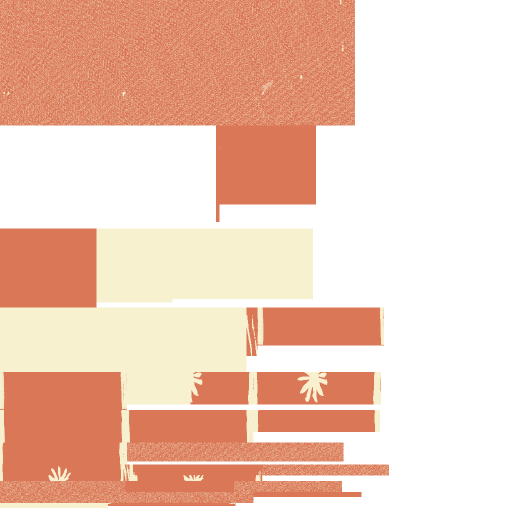
#> input picture cart/editor/data/models/build/CC_BIG_WINDOW/atlases/base.png, 1024 x 1024 px (shown at 1/2 size)
$ python img-to-pixels.py ../cart/editor/data/models/build/CC_BIG_WINDOW/atlases/base.png ../cart/editor/data/models/build/CC_BIG_WINDOW/atlases/base.png
#> lines starting #> are read from the running program, lines starting #| are printed output that depends on the picture
#!/usr/bin/env python3
# img-to-pixels.py — turn any image into JSON pixel matrices for use as a
# custom in-game icon.
#
# Usage:
#   scripts/img-to-pixels.py <input-image> <out-stem> [--sizes 64,128,512]
#
# Produces, next to <out-stem>:
#   <out-stem>.64.json
#   <out-stem>.128.json
#   <out-stem>.512.json
#
# Each file is { "size": N, "palette": ["#RRGGBB", ...], "rows": [...] }.
# Each row is a list of left-to-right runs. A bare int/null is a single
# cell (with that palette index, or transparent); a [count, value] pair is
# a run of `count` cells. Sum of counts per row equals `size`. Long flat
# regions and null blocks collapse aggressively; singleton-heavy photos
# pay only a bare-int-per-cell cost.

import json
import os
import sys
from PIL import Image

ALPHA_CUTOFF = 16  # below this alpha, store null (transparent)

def to_hex(r, g, b):
    return f"#{r:02X}{g:02X}{b:02X}"

def quantize(img: Image.Image, size: int, colors: int = 64):
    # LANCZOS for crisp downscale; convert to RGBA so we keep transparency.
    # Then snap to a fixed-size adaptive palette via PIL's median-cut. Without
    # this step every Lanczos-blurred pixel is a unique near-duplicate color
    # (#68984C vs #68984B), which kills RLE coalescing — the palette would
    # have thousands of entries and adjacent cells would almost never share an
    # index. Quantizing to ~64 colors collapses near-duplicates and lets runs
    # form. Dither=NONE because dithering scatters noise back into flat
    # regions, which also kills RLE; we'd rather have visible banding.
    rgba = img.convert("RGBA").resize((size, size), Image.LANCZOS)
    # Keep alpha aside so quantize() only acts on RGB.
    alpha = rgba.split()[-1]
    rgb = rgba.convert("RGB")
    quantized = rgb.quantize(colors=colors, method=Image.MEDIANCUT, dither=Image.Dither.NONE)
    pal_flat = quantized.getpalette()[: colors * 3]
    palette: list[str] = [
        to_hex(pal_flat[i], pal_flat[i + 1], pal_flat[i + 2])
        for i in range(0, len(pal_flat), 3)
    ]
    idx_px = quantized.load()
    alpha_px = alpha.load()
    pixels: list = []
    for y in range(size):
        for x in range(size):
            if alpha_px[x, y] < ALPHA_CUTOFF:
                pixels.append(None)
            else:
                pixels.append(idx_px[x, y])
    return palette, pixels

def encode_rows(pixels, size):
    """Convert a flat row-major pixels array into row-of-runs encoding.
    Each row entry is either a bare value (single cell) or [count, value]
    (run of N adjacent cells with the same value)."""
    rows = []
    for y in range(size):
        row = []
        x = 0
        while x < size:
            v = pixels[y * size + x]
            run = 1
            while x + run < size and pixels[y * size + x + run] == v:
                run += 1
            row.append(v if run == 1 else [run, v])
            x += run
        rows.append(row)
    return rows

def main():
    if len(sys.argv) < 3:
        print("usage: img-to-pixels.py <input-image> <out-stem> [--sizes 64,128,512]", file=sys.stderr)
        sys.exit(2)

    src = sys.argv[1]
    stem = sys.argv[2]
    sizes = [64, 128, 512]
    for arg in sys.argv[3:]:
        if arg.startswith("--sizes="):
            sizes = [int(x) for x in arg.split("=", 1)[1].split(",")]
        elif arg == "--sizes" and len(sys.argv) > sys.argv.index(arg) + 1:
            sizes = [int(x) for x in sys.argv[sys.argv.index(arg) + 1].split(",")]

    img = Image.open(src)
#> img is the input picture: PIL image 1024x1024 RGBA; mean R, G, B, A 122.8, 86.3, 68.6, 137.8
    os.makedirs(os.path.dirname(stem) or ".", exist_ok=True)

    for size in sizes:
        palette, pixels = quantize(img, size)
        rows = encode_rows(pixels, size)
        path = f"{stem}.{size}.json"
        with open(path, "w") as f:
            json.dump({"size": size, "palette": palette, "rows": rows}, f, separators=(",", ":"))
        run_count = sum(len(r) for r in rows)
        print(f"wrote {path} ({size}x{size}, {len(pixels)} cells, {len(palette)} colors, {run_count} runs)")
#> this loop made 3 passes
#> run_count on passes 1 to 3: 1456, 4806, 62869
#| wrote ../cart/editor/data/models/build/CC_BIG_WINDOW/atlases/base.png.64.json (64x64, 4096 cells, 64 colors, 1456 runs)
#| wrote ../cart/editor/data/models/build/CC_BIG_WINDOW/atlases/base.png.128.json (128x128, 16384 cells, 64 colors, 4806 runs)
#| wrote ../cart/editor/data/models/build/CC_BIG_WINDOW/atlases/base.png.512.json (512x512, 262144 cells, 64 colors, 62869 runs)
#> pass 1, in quantize, `rgba = img.convert("RGBA").resize((size, size), Image.LANCZOS)`:
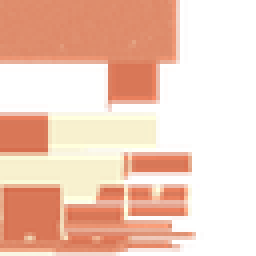
#> rgba: PIL image 64x64 RGBA (shown 4 times larger); mean R, G, B, A 144.4, 101.5, 80.2, 137.1; transparent parts drawn white
#> pass 1, in quantize, `alpha = rgba.split()[-1]`:
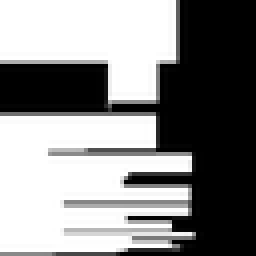
#> alpha: PIL image 64x64 L (shown 4 times larger); min 0, max 255, mean 137.1
#> pass 1, in quantize, `rgb = rgba.convert("RGB")`:
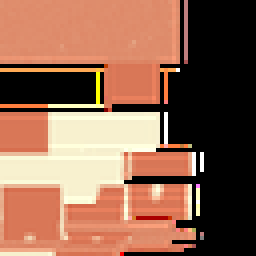
#> rgb: PIL image 64x64 RGB (shown 4 times larger); mean R, G, B 144.4, 101.5, 80.2

if __name__ == "__main__":
    main()
